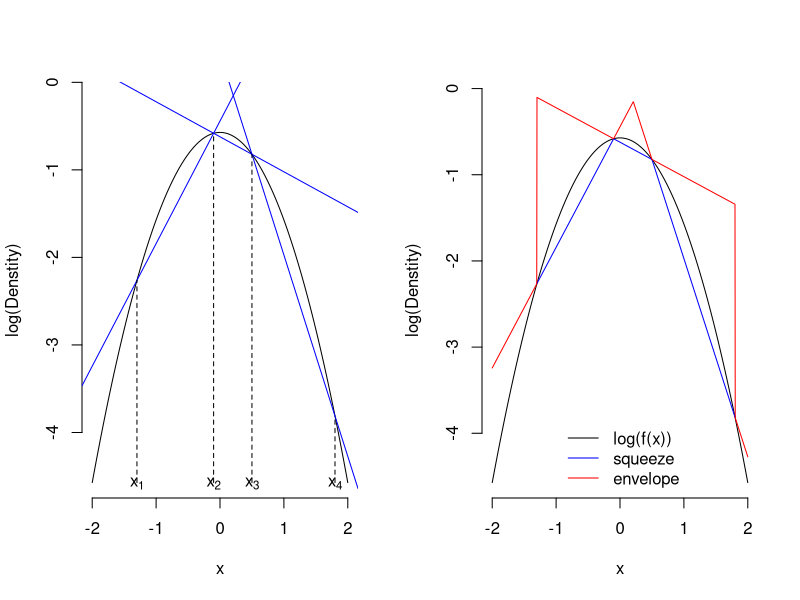

Source code (R):
f = function(x) {
  1/0.03246362 * exp(-4-x^2)
}

h = function(x) log(f(x))

x = seq(-2,2,length=1000)
hmin = min(h(x))

int.intervall = function() {
  int.one = function(i) {
    exp(coeffE[2,i])/coeffE[1,i]*(exp(coeffE[1,i]*z[i+1])-exp(coeffE[1,i]*z[i]))
  }
  sapply(1:(length(z)-1),int.one)
}

setup.ars = function(S) {
  noOfPoints = length(S)
  H = h(S)
  L = matrix(1e99,nrow=2,ncol=length(S))

  for (i in 1:(length(S)-1)) {
    L[1,i] = (H[i+1]-H[i])/(S[i+1]-S[i])
    L[2,i] = H[i]-L[1,i]*S[i]
  }

  if (noOfPoints>5) {
    z = NULL
    z = S[1:3]
    for (i in 3:(noOfPoints-3)) {
      z = c(z,-(L[2,i+1]-L[2,i-1])/(L[1,i+1]-L[1,i-1]),S[i+1])
    }
    z = c(z,S[(noOfPoints-1):noOfPoints])
  } else {
    z = S
  }

  coeffE = matrix(NA,2,length(z))
  coeffE[,1] = L[,2]
  coeffE[,2] = L[,3]
  i = j = 3
  while (i < (noOfPoints-2)) {
    coeffE[,j] = L[,i-1]
    coeffE[,j+1] = L[,i+1]
    j = j+2
    i = i+1
  }
  coeffE[,j] = L[,i-1]
  coeffE[,j+1] = L[,i]

  S <<- S
  noOfPoints <<- length(S)
  H <<- H
  L <<- L
  z <<- z
  coeffE <<- coeffE

  weights = c(0,int.intervall())
  norm = 1/sum(weights)
  weights = weights/sum(weights)
  csumw   = cumsum(weights)


  csumw <<- csumw
  norm <<- norm
}

plot.ars = function() {
  x = seq(-2,2,length=1000)
  plot(x,h(x),type="l",ylim=c(min(h(x)),max(h(x))+0.4), ylab = "log(Denstity)",
    axes = FALSE)
  axis(1)
  axis(2)

  for (i in 1:(length(S)-1)) {
    if (prod(is.finite(L[,i]))) { abline(L[2,i],L[1,i],col="blue")}
  }
  for (i in 1:(length(S))) {
    lines(c(S[i],S[i]),c(hmin,H[i]),lty=2)
    text(S[i],hmin-0.01,substitute(x[i],list(i=i-1)))
  }
}

squeeze = function(x) {
  n = length(S)
  one = function(x) {
    idx = which.min(x > S) - 1
    if (idx == 1 | idx == (n-1)) {
      return(-Inf)
    } else {
      return(L[2,idx] + L[1,idx]*x)
    }
  }
  sapply(x,one)
}

envelope = function(x) {
  one = function(x) {
    idx = which.min(x > z) - 1
    return(coeffE[1,idx]*x + coeffE[2,idx])
  }
  sapply(x,one)
}

plot.sandwich = function(log=T,...) {
  x  = seq(-2,2,length=1000)
  val= cbind(h(x),squeeze(x),envelope(x))
  if (!log) val = exp(val)

  matplot(x,val,lwd=1,lty=1,col=c("black","blue","red"),
    type="l", ylab = "log(Denstity)", axes = FALSE, ...)
  axis(1)
  axis(2)
  legend("bottom",c("log(f(x))","squeeze","envelope"),
    col=c("black","blue","red"),lty=1,lwd=1,
    box.col = NA, bg = NA)
}

S = c(-Inf,-1.3,-0.1,0.5,1.8,Inf)
try(setup.ars(S), silent = TRUE)

par(mfrow = c(1, 2))
plot.ars()
plot.sandwich(log = TRUE)

